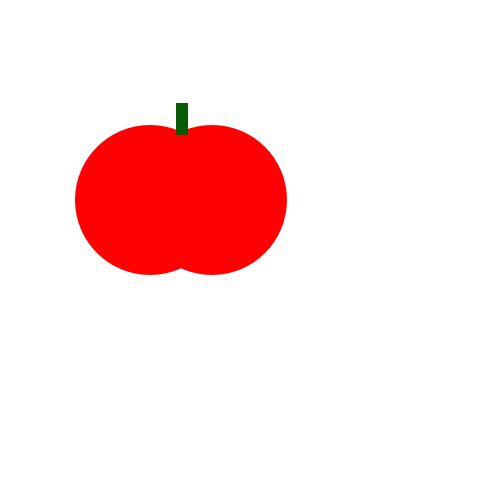
Frame 1 (no input)
Frame 60 (the mouse pressed at the canvas centre just before this capture): identical to frame 1, image omitted
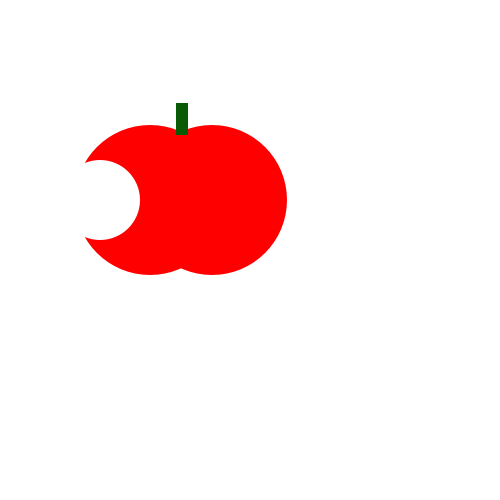
Frame 120 (the mouse held since frame 60 and released just before this capture)

The Processing sketch that drew these frames (run headless with seeded random() and noise(); from frame 60 on, the mouse is pressed at the canvas centre):

// Processing sketch: tomato
// ── tomato.pde
void setup() {
    size(500, 500);
}
void draw() {
    background(255, 255, 255);
    noStroke();
    fill(255,0,0);
    ellipse(150, 200, 150, 150);
    fill(255,0,0);
    ellipse(212, 200, 150, 150);
    fill(8,90,5);
    rect(176, 103, 12, 32);
    if(mousePressed){
     fill(255,255,255);
      ellipse(100,200,80,80);
    }
}
